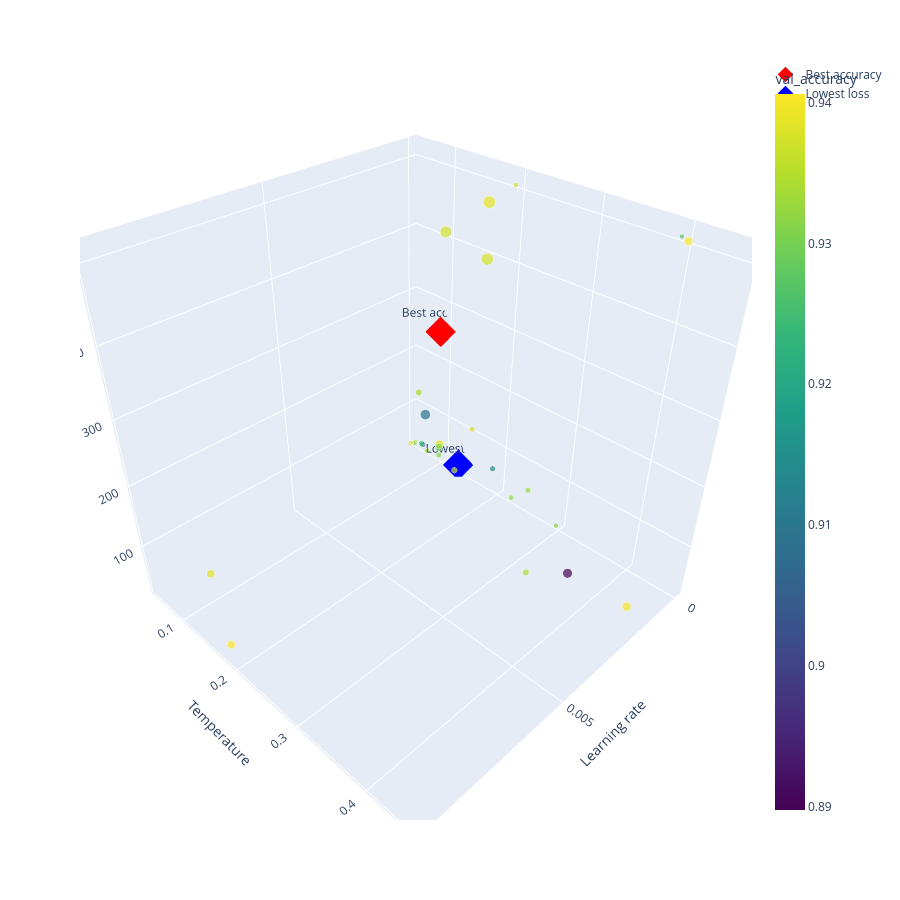

Here is the notebook cell this chart was saved with:
### Code cell
import plotly.express as px
import plotly.graph_objects as go

# Main interactive scatter
fig = px.scatter_3d(
    df,
    x="lr",
    y="temperature",
    z="batch_size",
    color="val_accuracy",
    size="val_loss",
    hover_data=df.columns,
    color_continuous_scale="viridis",
)

# Identify special points
best_acc_idx = df["val_accuracy"].idxmax()
best_loss_idx = df["val_loss"].idxmin()

best_acc = df.loc[best_acc_idx]
best_loss = df.loc[best_loss_idx]

# Add marker for highest accuracy
fig.add_trace(go.Scatter3d(
    x=[best_acc["lr"]],
    y=[best_acc["temperature"]],
    z=[best_acc["batch_size"]],
    mode="markers+text",
    marker=dict(size=10, color="red", symbol="diamond"),
    text=["Best accuracy"],
    textposition="top center",
    name="Best accuracy"
))

# Add marker for lowest loss
fig.add_trace(go.Scatter3d(
    x=[best_loss["lr"]],
    y=[best_loss["temperature"]],
    z=[best_loss["batch_size"]],
    mode="markers+text",
    marker=dict(size=10, color="blue", symbol="diamond"),
    text=["Lowest loss"],
    textposition="top center",
    name="Lowest loss"
))

fig.update_layout(
    scene=dict(
        xaxis_title="Learning rate",
        yaxis_title="Temperature",
        zaxis_title="Batch size",
    ),
    width=900,
    height=900
)

fig.show()

### Figure 1 — Plotly figure (JSON) as saved in the notebook; plotly's stock layout.template omitted (floating-point values rounded to 4 significant figures; data arrays with more than 128 entries replaced by an {"elided": "..."} marker saying what was removed)
{"data": [{"customdata": {"elided": "33x5 float values"}, "hovertemplate": "lr=%{x}<br>temperature=%{y}<br>batch_size=%{z}<br>val_loss=%{customdata[2]}<br>trial_id=%{customdata[0]}<br>val_accuracy=%{marker.color}<br>train_accuracy=%{customdata[3]}<br>train_loss=%{customdata[4]}<extra></extra>", "legendgroup": "", "marker": {"color": [0.9377, 0.9373, 0.9389, 0.9404, 0.934, 0.9081, 0.9406, 0.9402, 0.8897, 0.934, 0.9406, 0.9387, 0.9368, 0.9362, 0.9387, 0.9329, 0.9302, 0.9143, 0.9106, 0.9246, 0.9369, 0.934, 0.9313, 0.9352, 0.9329, 0.9371, 0.9304, 0.9315, 0.9333, 0.9369, 0.9373, 0.9321, 0.9277], "coloraxis": "coloraxis", "size": [3.878, 3.61, 4.079, 2.003, 1.149, 2.759, 3.126, 2.151, 2.478, 1.16, 1.766, 1.757, 0.7754, 0.8765, 2.065, 0.8968, 1.612, 0.8599, 0.9851, 0.9474, 0.6072, 0.662, 0.7824, 0.6286, 0.6205, 0.6103, 0.6543, 0.6261, 0.6192, 0.6189, 0.7491, 0.7295, 0.6153], "sizemode": "area", "sizeref": 0.0102, "symbol": "circle"}, "mode": "markers", "name": "", "scene": "scene", "showlegend": false, "type": "scatter3d", "x": [0.003999, 0.003554, 0.001487, 0.0001729, 0.002364, 0.0007771, 4.422e-05, 0.002078, 0.00157, 1.044e-05, 0.009739, 0.009618, 0.0003457, 0.000327, 0.0002955, 0.0001245, 0.0004308, 6.968e-05, 2.678e-05, 1.822e-05, 3.081e-05, 0.0001064, 8.516e-05, 9.687e-05, 0.0001868, 0.0001798, 0.0001826, 0.000189, 0.0001909, 0.0001354, 0.0002512, 0.0001097, 4.268e-05], "y": [0.3034, 0.2362, 0.2147, 0.407, 0.3272, 0.0993, 0.09487, 0.4531, 0.362, 0.05583, 0.1772, 0.1503, 0.1646, 0.1357, 0.1063, 0.252, 0.1107, 0.1919, 0.06437, 0.06182, 0.1307, 0.05285, 0.09736, 0.1333, 0.07825, 0.05143, 0.05454, 0.3008, 0.07983, 0.2024, 0.05072, 0.2264, 0.3968], "z": [512, 512, 512, 512, 32, 128, 256, 64, 32, 128, 32, 128, 128, 32, 64, 64, 64, 64, 32, 32, 32, 32, 32, 32, 32, 32, 32, 32, 32, 512, 32, 32, 512]}, {"marker": {"color": "red", "size": 10, "symbol": "diamond"}, "mode": "markers+text", "name": "Best accuracy", "text": ["Best accuracy"], "textposition": "top center", "type": "scatter3d", "x": [4.422e-05], "y": [0.09487], "z": [256]}, {"marker": {"color": "blue", "size": 10, "symbol": "diamond"}, "mode": "markers+text", "name": "Lowest loss", "text": ["Lowest loss"], "textposition": "top center", "type": "scatter3d", "x": [3.081e-05], "y": [0.1307], "z": [32]}], "layout": {"coloraxis": {"colorbar": {"title": {"text": "val_accuracy"}}, "colorscale": [[0, "#440154"], [0.1111, "#482878"], [0.2222, "#3e4989"], [0.3333, "#31688e"], [0.4444, "#26828e"], [0.5556, "#1f9e89"], [0.6667, "#35b779"], [0.7778, "#6ece58"], [0.8889, "#b5de2b"], [1, "#fde725"]]}, "height": 900, "legend": {"itemsizing": "constant", "tracegroupgap": 0}, "margin": {"t": 60}, "scene": {"domain": {"x": [0, 1], "y": [0, 1]}, "xaxis": {"title": {"text": "Learning rate"}}, "yaxis": {"title": {"text": "Temperature"}}, "zaxis": {"title": {"text": "Batch size"}}}, "width": 900}}
